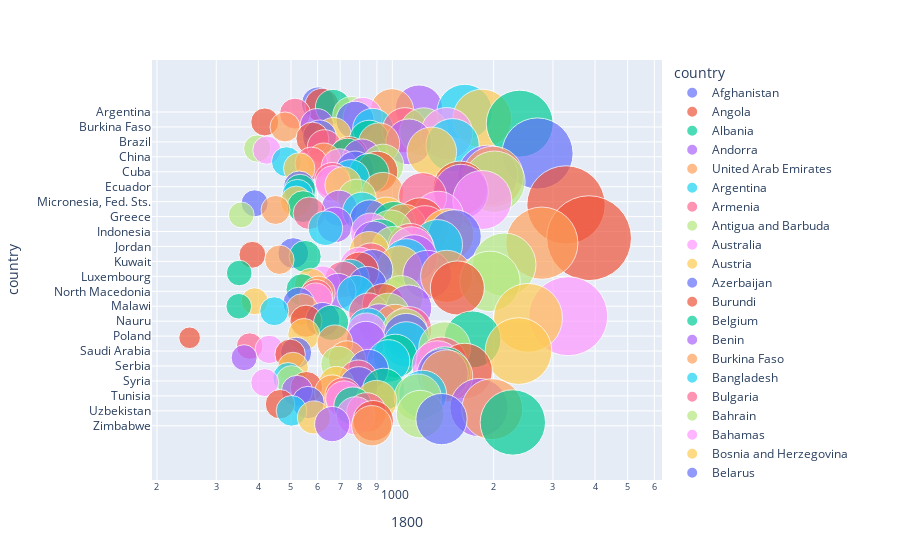

Source (notebook cell):
### Code cell
fig = px.scatter(df, x="1800",
                 y="country", size="1800", color="country",
           hover_name="country", log_x=True, size_max=60)
fig.show()
